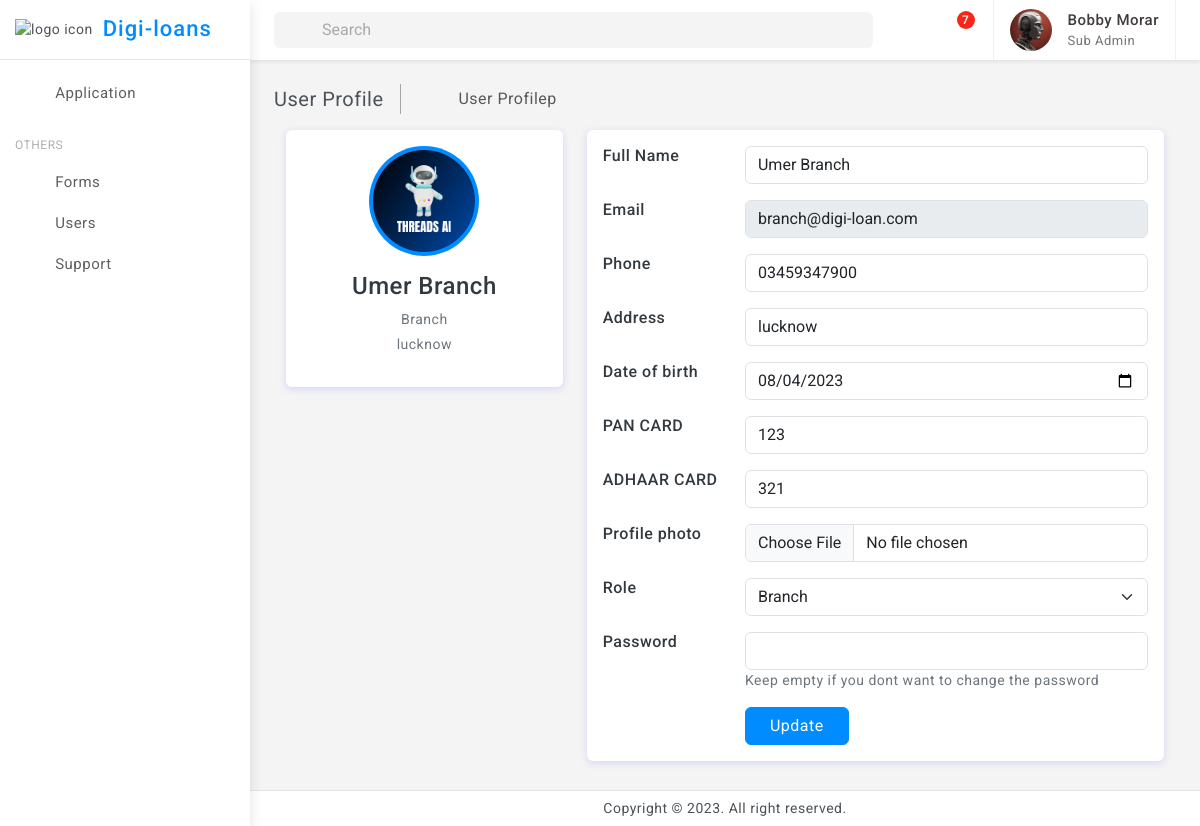
/user_edit/5 (signed in), run on an earlier commit of the app's database.
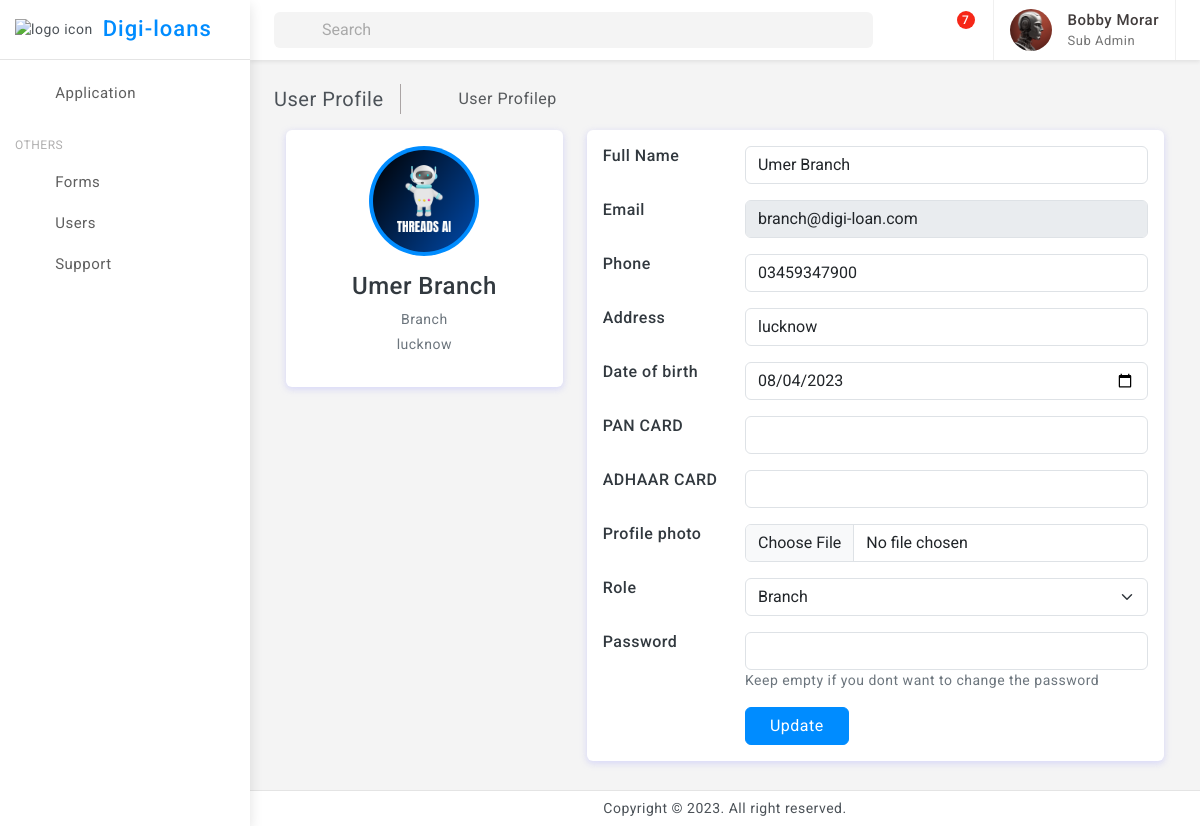
And on a later commit of the database.
### tables this page shows
CREATE TABLE "UserDocument" (
	"id"	INTEGER NOT NULL UNIQUE,
	"user_id"	INTEGER,
	"adhar_card"	TEXT,
	"pan_card"	TEXT, created_at TIMESTAMP DEFAULT CURRENT_TIMESTAMP,
	PRIMARY KEY("id" AUTOINCREMENT)
);

### flask_app.py (the view, shortened to what this page needs)
@app.route('/user_edit/<int:user_id>', methods=['GET', 'POST'])
def user_edit(user_id):
    if(session['logged_in']==False):
        return redirect(url_for('login'))
    user=get_user(user_id)
    role=get_role(user[3])
    image=get_user_image(user_id)
    roles=get_roles()
    user_doc=user_documentdb.get_user_document_by_id(user_id)
    return render_template("vertical/user_profile_edit.html",user=user,role=role,image=image,roles=roles,user_id=user_id,user_doc=user_doc)

### databse/db_service.py (called while the page is built)
def connect_db():
    return sqlite3.connect('databse/digi_loans.db')

def get_user(user_id):
    conn = connect_db()
    cursor = conn.cursor()
    try:
        cursor.execute('SELECT * FROM Users WHERE user_id = ?', (user_id,))
        user = cursor.fetchone()
        conn.close()
        return user
    except sqlite3.Error as e:
        print("Error getting user:", e)
        conn.close()
        return None

def get_role(role_id):
    conn = connect_db()
    cursor = conn.cursor()
    try:
        cursor.execute('SELECT * FROM Roles WHERE role_id = ?', (role_id,))
        role = cursor.fetchone()
        conn.close()
        return role
    except sqlite3.Error as e:
        print("Error getting role:", e)
        conn.close()
        return None

def get_roles():
    conn = connect_db()
    cursor = conn.cursor()
    try:
        cursor.execute('SELECT * FROM Roles',)
        roles = cursor.fetchall()
        conn.close()
        return roles
    except sqlite3.Error as e:
        print("Error getting role:", e)
        conn.close()
        return None

### templates/vertical/user_profile_edit.html (shortened to what the changed rows need)
{% extends "base.html" %}
{% block content %}
<div class="page-wrapper">
	<div class="page-content">
		<div class="container">
			<div class="main-body">
				<div class="row">
					<div class="col-lg-8">
						<div class="card">
							<div class="card-body">
								<div class="row mb-3">
									<div class="col-sm-9 text-secondary">
										<input name="pan_card" type="text" class="form-control" value="{{user_doc[2]}}" />
									</div>
								</div>
								<div class="row mb-3">
									<div class="col-sm-9 text-secondary">
										<input name="adhaar_card" type="text" class="form-control" value="{{user_doc[3]}}" />
									</div>
								</div>
								</div>
							</div>
						</div>
					</div>
				</div>
			</div>
		</div>
	</div>
</div>
{% endblock %}

What changed in the data, as far as the page shows it:
removed UserDocument: pan_card "123", adhaar_card "321"
